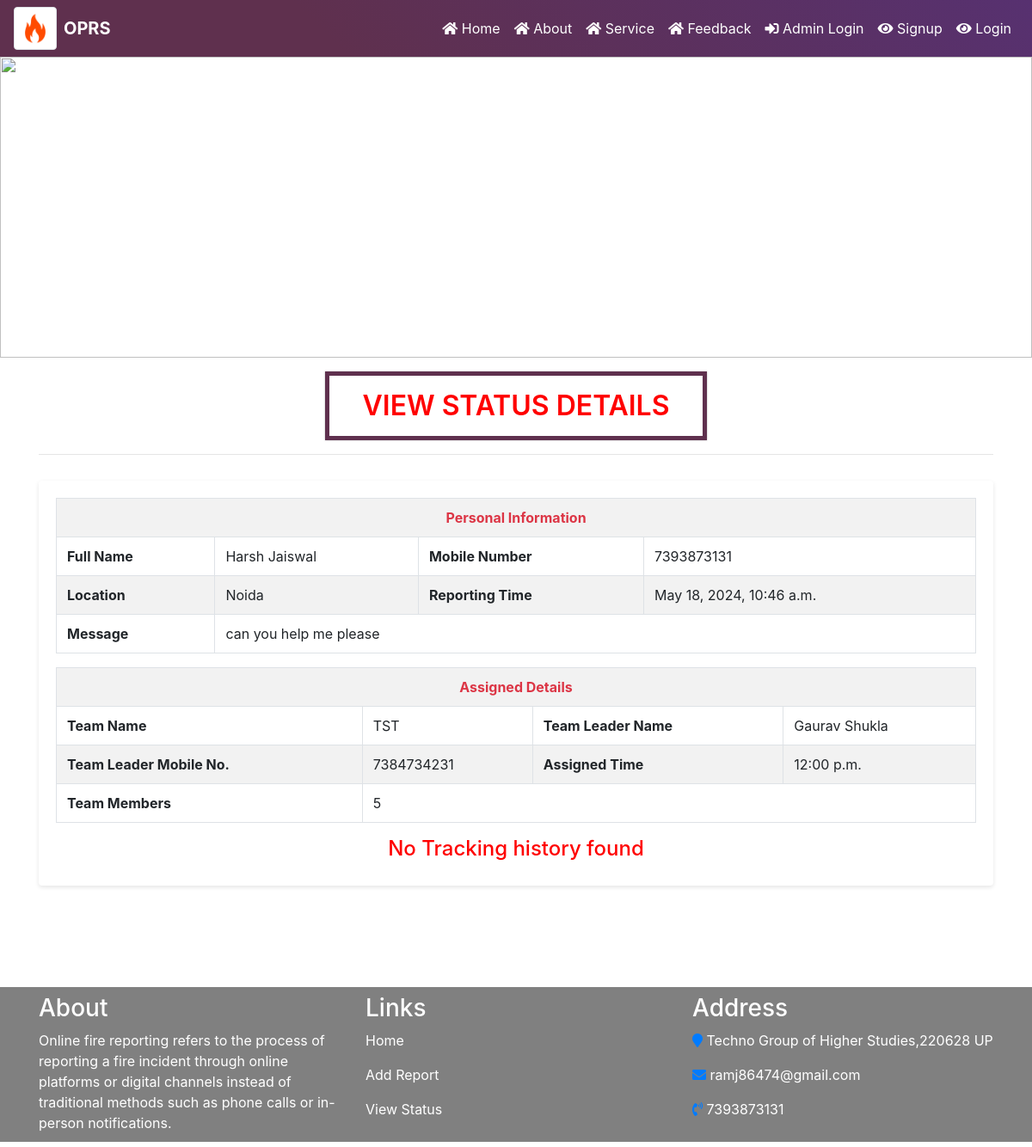
/viewStatusDetails/2, run on the app's committed database.
### myapp/models.py (models this page shows, shortened)
class Firereport(models.Model):
    FullName = models.CharField(max_length=250, null=True)
    MobileNumber = models. CharField(max_length=12, null=True)
    Location = models.CharField(max_length=200, null=True)
    Message = models.CharField(max_length=200, null=True)
    AssignTo = models.ForeignKey(Teams, on_delete=models.CASCADE, null=True)
    Status = models.CharField(max_length=150, null=True)
    Postingdate = models.DateTimeField(auto_now_add=True)
    AssignedTime = models.CharField(max_length=150, null=True)
    UpdationDate = models.DateTimeField(null=True)

class Teams(models.Model):
    teamName = models.CharField(max_length=200, null=True)
    teamLeaderName = models.CharField(max_length=250, null=True)
    teamLeadMobno = models.CharField(max_length=15, null=True)
    teamMembers = models.CharField(max_length=300, null=True)
    postingDate = models.DateTimeField(auto_now_add=True)

### myapp/views.py (the view)
# urls.py: path('viewStatusDetails/<int:pid>', viewStatusDetails, name='viewStatusDetails'),
def viewStatusDetails(request,pid):
    firereport = Firereport.objects.get(id=pid)
    report1 = Firetequesthistory.objects.filter(firereport=firereport)
    reportcount = Firetequesthistory.objects.filter(firereport=firereport).count()
    return render(request, 'viewStatusDetails.html', locals())

### myapp/templates/viewStatusDetails.html (shortened to what this page needs)
{% include 'navbar.html' %}
{% load static %}
<!DOCTYPE html>
<html lang="en">
<head>
</head>
<body>
<img src="{% static 'images/f8.jpg' %}" style="width:100%; height:350px;">
<br>
<div class="container mt-3">
    <h5 class="page-title text-center">View Status Details</h5>
    <hr>
    <div class="card">
        <div class="card-body">
            <table id="example1" class="table table-bordered table-striped">
                <tr>
                    <th colspan="4" class="text-center text-danger">Personal Information</th>
                </tr>
                <tr>
                    <th>Full Name</th>
                    <td>{{firereport.FullName}}</td>
                    <th>Mobile Number</th>
                    <td>{{firereport.MobileNumber}}</td>
                </tr>
                <tr>
                    <th>Location</th>
                    <td>{{firereport.Location}}</td>
                    <th>Reporting Time</th>
                    <td>{{firereport.Postingdate}}</td>
                </tr>
                <tr>
                    <th>Message</th>
                    <td colspan="3">{{firereport.Message}}</td>
                </tr>
            </table>
            <table id="example1" class="table table-bordered table-striped">
                <tr>
                    <th colspan="4" class="text-center text-danger">Assigned Details</th>
                </tr>
                {% if firereport.AssignTo %}
                <tr>
                    <th>Team Name</th>
                    <td>{{firereport.AssignTo.teamName}}</td>
                    <th>Team Leader Name</th>
                    <td>{{firereport.AssignTo.teamLeaderName}}</td>
                </tr>
                <tr>
                    <th>Team Leader Mobile No.</th>
                    <td>{{firereport.AssignTo.teamLeadMobno}}</td>
                    <th>Assigned Time</th>
                    <td>{{firereport.AssignedTime}}</td>
                </tr>
                <tr>
                    <th>Team Members</th>
                    <td colspan="3">{{firereport.AssignTo.teamMembers}}</td>
                </tr>
                {% else %}
                <tr>
                    <th><h4 align="center" style="color:green"> Not Updated Yet </h4></th>
                </tr>
                {% endif %}
            </table>
            {% if reportcount == 0 %}
            <h4 align="center" style="color:red"> No Tracking history found </h4>
            {% endif %}
        </div>
    </div>
</div>
<br><br><br>
</body>
</html>
{% include 'footer.html' %}

### myapp/templates/navbar.html (shortened to what this page needs)
{% load static %}
  <link rel="stylesheet" href="https://maxcdn.bootstrapcdn.com/bootstrap/4.5.2/css/bootstrap.min.css">
<link rel="stylesheet" href="https://use.fontawesome.com/releases/v5.7.0/css/all.css">
<link rel="stylesheet" href="{% static 'css/mystyle.css' %}">
<nav class="navbar navbar-expand-md bg-custom navbar-dark">
  <img src="{% static 'images/F.jpg' %}" class="img-thumbnail" width="50" height="30">
  <a class="navbar-brand pl-2" href="#"> OPRS</a>
  <div class="collapse navbar-collapse" id="collapsibleNavbar">
    <ul class="navbar-nav pl-5 ml-auto">
      <li class="nav-item">
        <a class="nav-link" href="{% url 'index' %}"><i class="fas fa-home"></i> Home</a>
      </li>
       <li class="nav-item">
        <a class="nav-link" href="{% url 'about' %}"><i class="fas fa-home"></i> About</a>
      </li>
       <li class="nav-item">
        <a class="nav-link" href="{% url 'service' %}"><i class="fas fa-home"></i> Service</a>
      </li>
       <li class="nav-item">
        <a class="nav-link" href="{% url 'feedback' %}"><i class="fas fa-home"></i> Feedback</a>
      </li>
 {% if user.is_authenticated %}
      <li class="nav-item">
        <a class="nav-link" href="{% url 'reporting' %}"><i class="fas fa-file"></i> Reporting</a>
      </li>
      <li class="nav-item">
        <a class="nav-link" href="{% url 'viewStatus' %}"><i class="fas fa-eye"></i> View Status</a>
      </li>
       <li class="nav-item">
        <a class="nav-link" href="{% url 'logout' %}"><i class="fas fa-eye"></i> Logout</a>
      </li>
 {% else %}
      <li class="nav-item">
        <a class="nav-link" href="{% url 'admin_login' %}"><i class="fas fa-sign-in-alt"></i> Admin Login</a>
      </li>
      <li class="nav-item">
        <a class="nav-link" href="{% url 'signup' %}"><i class="fas fa-eye"></i> Signup</a>
      </li>
      <li class="nav-item">
        <a class="nav-link" href="{% url 'login' %}"><i class="fas fa-eye"></i> Login</a>
      </li>
{% endif %}
    </ul>
  </div>
</nav>

### myapp/templates/footer.html
{% load static %}
<div class="mt-3" style="background-color:grey; width:100%; height:180px">
    <div class="container">
        <div class="row">
            <div class="col-md-4 mt-2">
                <h3 class="text-white">About</h3>
                <p style="color: white; font-size : 16px">Online fire reporting refers to the process of reporting a fire incident through online platforms or digital channels instead of traditional methods such as phone calls or in-person notifications.</p>
            </div>
            <div class="col-md-4 mt-2">
                <h3 class="text-white">Links</h3>
                <p><a href="{% url 'index' %}" style="color: white; font-size : 16px">Home</a></p>
                <p><a href="{% url 'reporting' %}" style="color: white; font-size : 16px">Add Report</a></p>
                <p><a href="{% url 'viewStatus' %}" style="color: white; font-size : 16px">View Status</a></p>
            </div>
            <div class="col-md-4 mt-2">
                <h3 class="text-white">Address</h3>
                <p style="color: white; font-size : 16px"><i class="fa fa-map-marker text-primary"></i> Techno Group of Higher Studies,220628 UP </p>
                <p style="color: white; font-size : 16px"><i class="fa fa-envelope text-primary"></i> ramj86474@gmail.com </p>
                <p style="color: white; font-size : 16px"><i class="fas fa-phone-volume text-primary"></i> 7393873131 </p>
            </div>
        </div>
    </div>
</div>

### myapp/static/css/mystyle.css (style rules this page uses)
.navbar-brand { color : white !important; font-weight:bold }
.bg-custom { background: linear-gradient(45deg, #5f304e 32%, #573170 100%); }
.nav-link { color : white !important; }
.page-title { color : red; font-size: 2em; font-weight: 600; padding: .5em 1em; box-shadow: 0px 0px 2px #b0b0b0; text-transform: uppercase; width: 40%; margin: 0 auto; border: 5px solid #5f304e; }
.card { border: none; background-color: #fff; box-shadow: 0px 2px 5px rgba(0, 0, 0, 0.1); margin-bottom: 30px; text-align: center; margin-top: 30px; }

### data on the page
Firereport: FullName "Harsh Jaiswal", MobileNumber "7393873131", Location "Noida", Postingdate "May 18, 2024, 10:46 a.m.", Message "can you help me please", AssignTo.teamName "TST", AssignTo.teamLeaderName "Gaurav Shukla", AssignTo.teamLeadMobno "7384734231", AssignedTime "12:00 p.m.", AssignTo.teamMembers "5"
